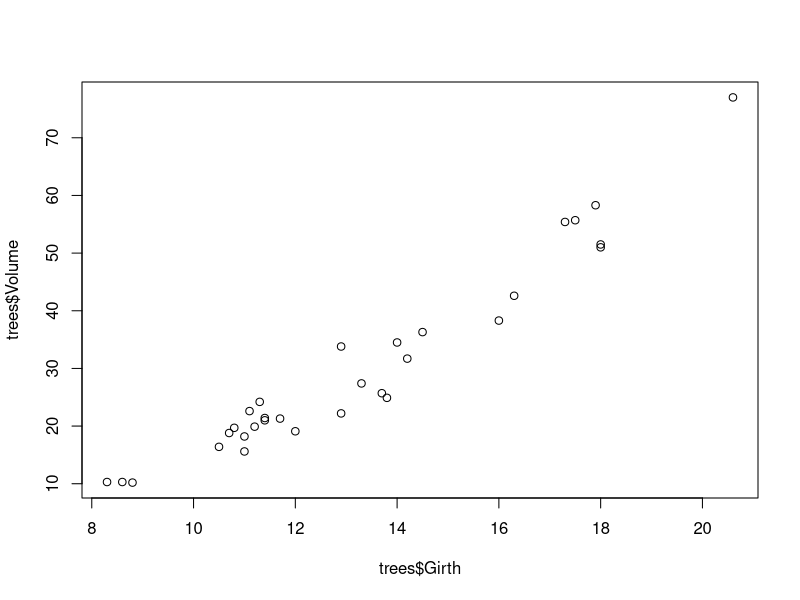
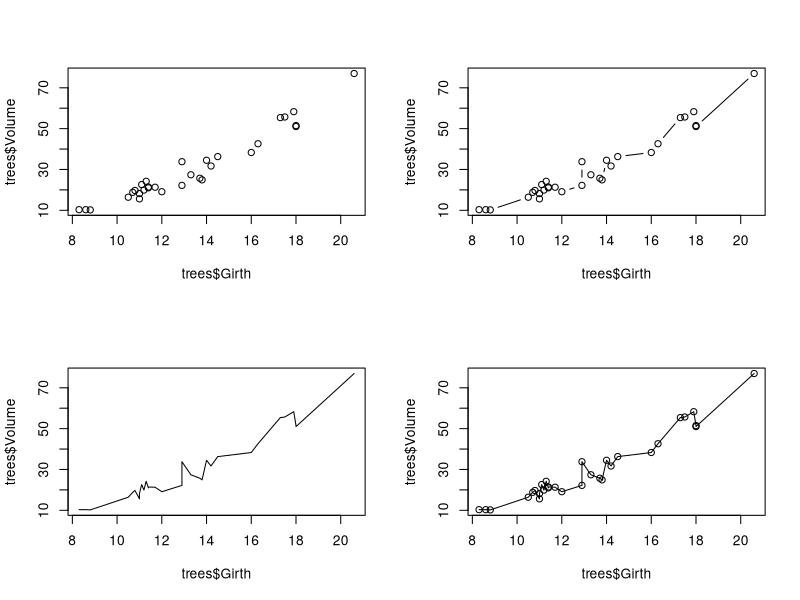
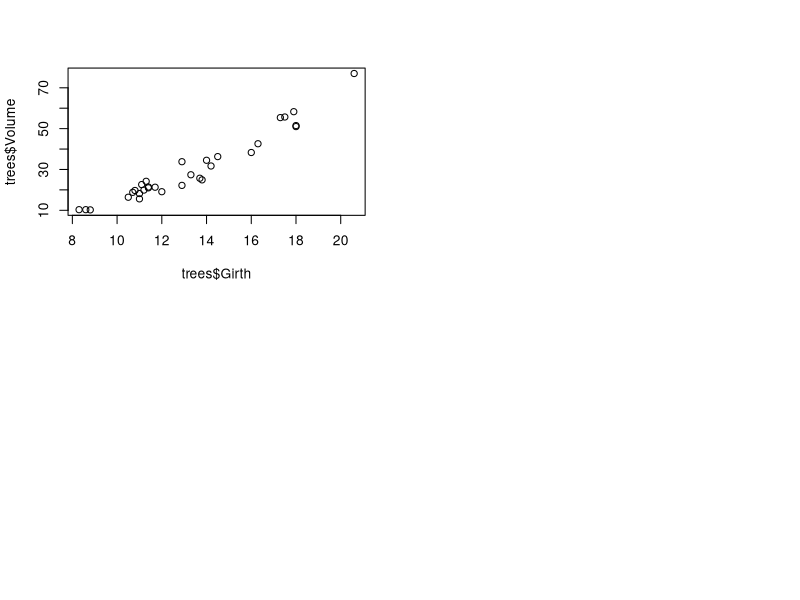
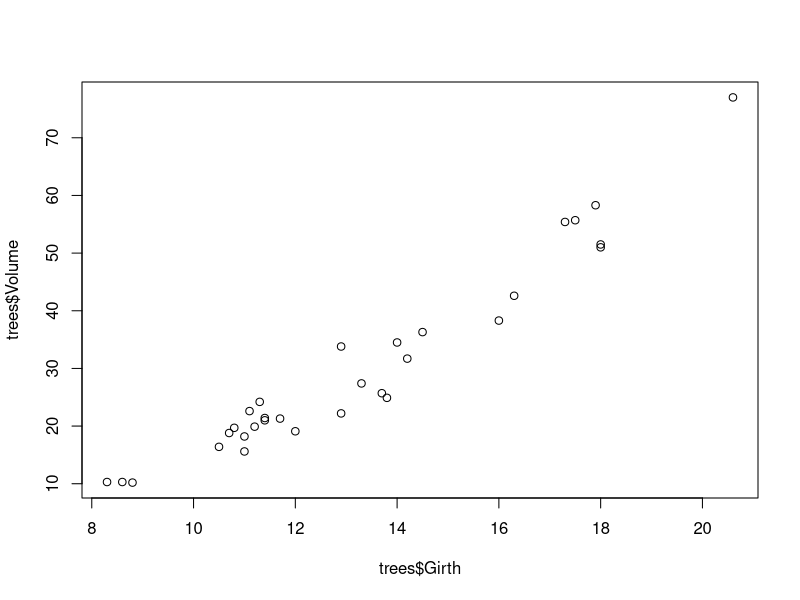
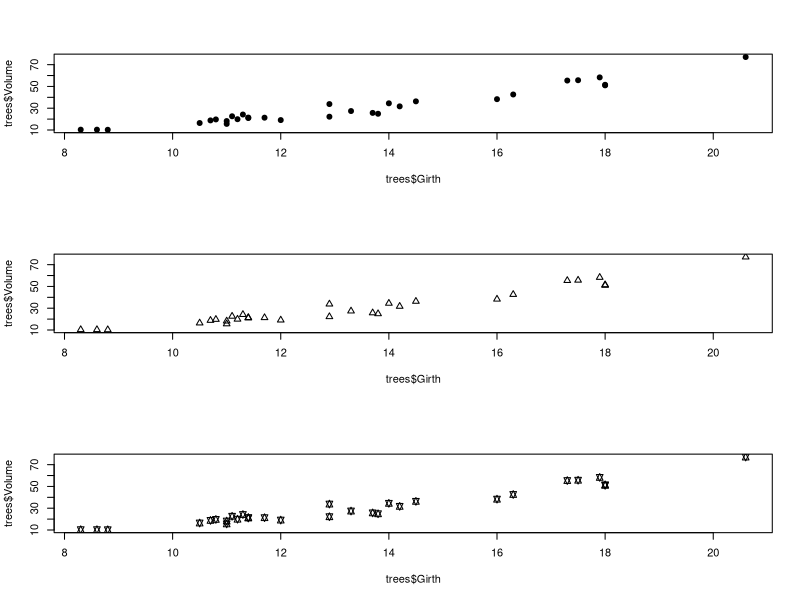
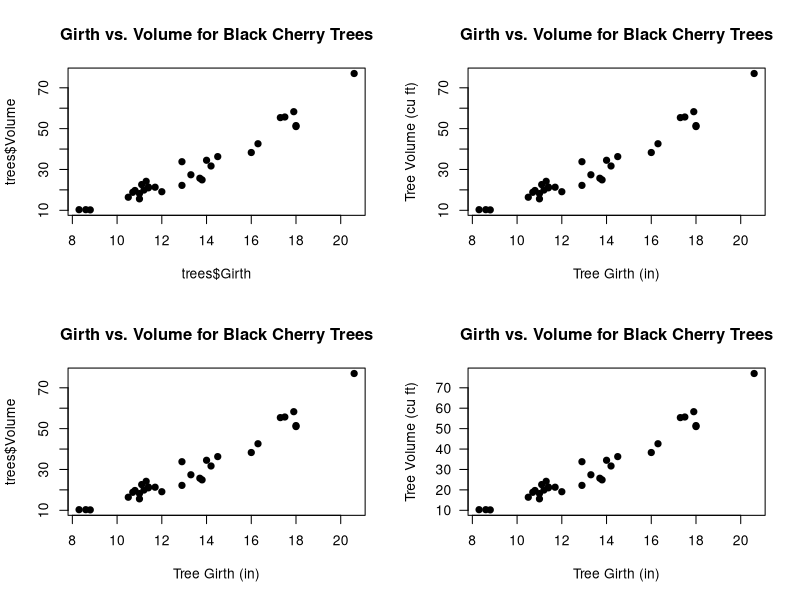
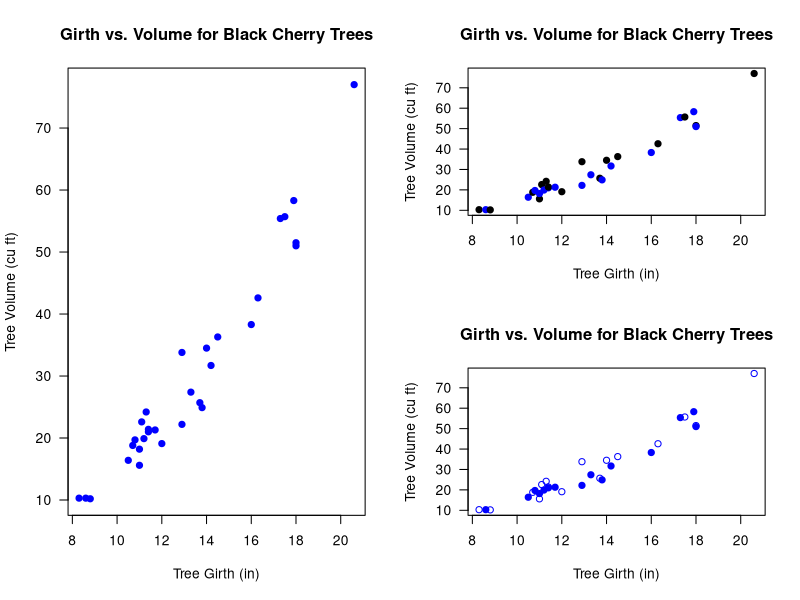
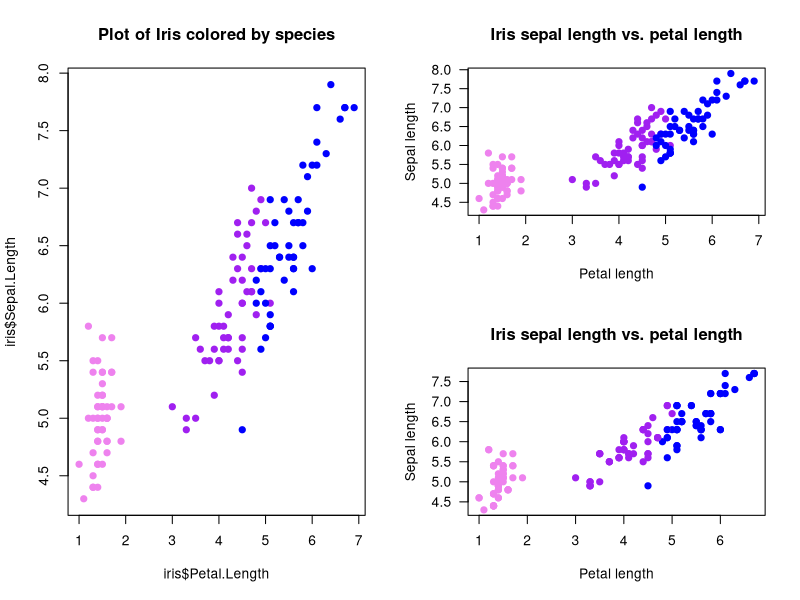

The R script that drew these images, in order:

##################################################
####                                          ####  
####  R Bootcamp #1, Module 3                 ####
####                                          #### 
####   University of Nevada, Reno             ####
####                                          #### 
##################################################

## NOTE: this module borrows heavily from an R short-course developed by a team at Colorado State University. 
   # Thanks to Perry Williams for allowing us to use these materials!!
   # Thanks to John Tipton at CSU for developing much of this module (plotting in R)!

############################################
####  Data visualization and statistics ####
############################################


?trees      # description of built in dataset

dim(trees)   # Show the dimension of the trees dataframe                                              

str(trees)   # Show the structure of the trees dataframe

head(trees)   # Show the first few observations of the trees dataframe


# Access the columns 
trees$Girth     
trees$Volume


plot(x=trees$Girth, y=trees$Volume)    # use R's built-in "trees" dataset: ?trees


?par

par()   # view the default graphical parameters (can be kind of overwhelming!)


# Use "layout" to define a 2 row x 2 column matrix with elements 1, 2, 3, and 4.
# This divides the image into four sections and then fills these with the plot function
layout(matrix(1:4, nrow=2, ncol=2))

  # par(mfrow=c(2,2))  # (alternative way to do this)

plot(x=trees$Girth, y=trees$Volume)             # points
plot(x=trees$Girth, y=trees$Volume, type="l")   # lines
plot(x=trees$Girth, y=trees$Volume, type="b")   # both
plot(x=trees$Girth, y=trees$Volume, type="o")   # both with conected lines


plot(x=trees$Girth, y=trees$Volume)             ## The plot is still in 4 parts

graphics.off()                                  ## now the plot is reset!

# layout(1)   # (alternative way to reset back to a single plot)

plot(x=trees$Girth, y=trees$Volume)             ## The plot is still in 4 parts



# Use layout to define a 3 row x 1 column matrix with elements 1, 2, and 3.
# This divides the image into three sections and then fills these with the plot function
layout(matrix(1:3, nrow=3, ncol=1))

# pch: 'plotting character' changes the type of point that is used (default is an open circle)!
plot(x=trees$Girth, y=trees$Volume, pch=19)     # filled point
plot(x=trees$Girth, y=trees$Volume, pch=2)      # open triangle
plot(x=trees$Girth, y=trees$Volume, pch=11)     # star


layout(matrix(1:4, 2, 2))
# main: adds a title
plot(x=trees$Girth, y=trees$Volume, pch=19, 
     main="Girth vs. Volume for Black Cherry Trees")

# xlab: adds an x axis label
plot(x=trees$Girth, y=trees$Volume, pch=19, 
     main="Girth vs. Volume for Black Cherry Trees", 
     xlab="Tree Girth (in)")

# ylab: adds a y axis label
plot(x=trees$Girth, y=trees$Volume, pch=19, 
     main="Girth vs. Volume for Black Cherry Trees", 
     xlab="Tree Girth (in)", ylab="Tree Volume (cu ft)")

# las: rotates axis labels; las=1 makes them all parallel to reading direction
plot(x=trees$Girth, y=trees$Volume, pch=19, 
     main="Girth vs. Volume for Black Cherry Trees", 
     xlab="Tree Girth (in)", ylab="Tree Volume (cu ft)", 
     las=1)


# Use layout to define a 2 row x 2 column matrix with elements 1, 1, 2, and 3.
# This divides the image into four sections but fills the first two sections
# with the first plot and then fills these next two sections with the final two plots
layout(matrix(c(1, 1, 2, 3), nrow=2, ncol=2))

# col: select a color for the plotting characters
plot(x=trees$Girth, y=trees$Volume, pch=19, 
     main="Girth vs. Volume for Black Cherry Trees",
     xlab="Tree Girth (in)", ylab="Tree Volume (cu ft)",
     las=1, col="blue")

# We can use the c() function to make a vector and have several colors, plotting characters, etc. per plot.
# We start with alternating colors for each point
plot(x=trees$Girth, y=trees$Volume, pch=19, 
     main="Girth vs. Volume for Black Cherry Trees",
     xlab="Tree Girth (in)", ylab="Tree Volume (cu ft)", 
     las=1, col=c("black", "blue"))

# And we can also alternate the plotting symbol at each point.
plot(x=trees$Girth, y=trees$Volume, pch=c(1,19), 
     main="Girth vs. Volume for Black Cherry Trees", 
     xlab="Tree Girth (in)", ylab="Tree Volume (cu ft)", 
     las=1, col="blue")


?iris
head(iris)     # display first few rows of data
dim(iris)      # dimensionality of the data
str(iris)      # details of the data structure


plot.colors <- c("violet", "purple", "blue")   # define the colors for representing species ID


color.vector <- rep(x=plot.colors, each=50)
color.vector
## color vector is now a list of our colors, each repeated 50 times

plot(x=iris$Petal.Length, y=iris$Sepal.Length, pch=19, col=color.vector, 
     main="Plot of Iris colored by species")


names(plot.colors) <- levels(iris$Species)   # the "levels()" function returns all unique labels for any "factor" variable    
plot.colors


# generate a vector of colors for our plot (one color for each observation)

indices <- match(iris$Species,names(plot.colors))   # the "match()" function goes through each element of the first vector and finds the matching index in the second vector         
color.vector2 <- plot.colors[indices]



plot(x=iris$Petal.Length, y=iris$Sepal.Length, pch=19, col=color.vector2, 
     main="Iris sepal length vs. petal length", xlab="Petal length", 
     ylab="Sepal length", las=1)


# make a new version of the iris data frame that is neither in order nor has the same number of observations for each species (to illustrate generality of the new method)

iris2 <- iris[sample(1:nrow(iris),replace = T),]   # use the "sample()" function to create a randomized ("bootstrapped") version of the iris data frame

# now repeat the above steps:

indices <- match(iris2$Species,names(plot.colors))   # the "match()" function returns the indices of the first vector that match the second vector   
color.vector2 <- plot.colors[indices]
plot(x=iris2$Petal.Length, y=iris2$Sepal.Length, pch=19, col=color.vector2, 
     main="Iris sepal length vs. petal length", xlab="Petal length", 
     ylab="Sepal length", las=1)


## The old method is NOT general:

color.vector <- rep(x=plot.colors, each=50)
plot(x=iris2$Petal.Length, y=iris2$Sepal.Length, pch=19, col=color.vector, 
     main="Plot of Iris colored by species (not!)")


# ?legend

layout(matrix(1:3, nrow=1, ncol=3))

# Plot
plot(x=iris$Petal.Length, y=iris$Sepal.Length, pch=19, col=color.vector, 
     main="Iris sepal length vs. petal length", xlab="Petal length", 
     ylab="Sepal length", las=1)

# First legend
legend("topleft", pch=19, col=plot.colors, legend=unique(iris$Species))

# Second plot
plot(x=iris$Petal.Length, y=iris$Sepal.Length, pch=19, col=color.vector,
     main="Iris sepal length vs. petal length", 
     xlab="Petal length", ylab="Sepal length", las=1)

# Second legend
# The bty="n" argument suppresses the border around the legend. (A personal preference)
legend("topleft", pch=19, col=plot.colors, 
       legend=c("I. setosa", "I. versicolor", "I. virginica"), bty="n")


# Plot Three
plot(x=iris$Petal.Length, y=iris$Sepal.Length, pch=19, col=color.vector, 
     main="Iris sepal length vs. petal length", 
     xlab="Petal length", ylab="Sepal length", las=1)

#Legend tree with Italics
legend("topleft", pch=19, col=plot.colors, 
       legend=c("I. setosa", "I. versicolor", "I. virginica"), 
       bty="n", text.font=3)


## Diplaying gradients (continuous data) using color and size

?mtcars

head(mtcars)


## Plot fuel economy by weight

plot(mpg~wt,  data=mtcars,pch=20,xlab="Vehicle weight (1000 lbs)",ylab="Fuel economy (mpg)")      # note the tilde, which can be read "as a function of" -- i.e., "mpg as a function of wt"   
 

## Plot fuel economy by weight and horsepower

hp_rescale <- with(mtcars,(hp-min(hp))/diff(range(hp)))    # scale from 0 to 1

plot(mpg~wt,  data=mtcars,pch=1,xlab="Vehicle weight (1000 lbs)",ylab="Fuel economy (mpg)",cex=(hp_rescale+0.6)*1.2)   # plot with different sized points

legend("topright",pch=c(1,1),pt.cex=c(0.6,0.6*1.2),legend=paste(range(mtcars$hp),"horsepower"),bty="n")


 

## Plot fuel economy by weight and horsepower again- this time by color

colramp <- terrain.colors(125)

colindex <- round(hp_rescale*99+1)

plot(mpg~wt,  data=mtcars,pch=20,cex=2,xlab="Vehicle weight (1000 lbs)",ylab="Fuel economy (mpg)",col=colramp[colindex])   # plot with different sized points

legend("topright",pch=c(20,20),pt.cex=c(2,2),col=c(colramp[1],colramp[100]),legend=paste(range(mtcars$hp),"horsepower"),bty="n")


 

## calculate the mean Sepal Length of for each species
bar.heights <- tapply(iris$Sepal.Length, iris$Species, mean)   #use "tapply()" function, which summarizes a numeric variable by levels of a categorical variable)

# The basic 'barplot()' function
barplot(bar.heights)


# Let's add some flair
barplot(bar.heights, names.arg=c("I. setosa", "I. versicolor", "I. virginica"), 
        las=1, col=adjustcolor(plot.colors, alpha.f=0.5),
        main="Sepal length for 3 Irises", ylab="Sepal length (cm)")


CI <- 2 * by(iris$Sepal.Length, iris$Species, sd)
lwr <- bar.heights - CI
upr <- bar.heights + CI

# I used the ylim= argument to pass a 2-element numeric vector specifying the y extent of the barplot (y axis lower and upper bounds). I added some extra room on the top to account for error bars.
# Importantly, assign the barplot to an object. I called it 'b' but you can call it whatever you like. (otherwise, it's hard to know what the "X" values of the error bars are!)

b <- barplot(bar.heights, 
             names.arg=c("I. setosa", "I. versicolor", "I. virginica"), 
             las=1, ylim=c(0,8), col=adjustcolor(plot.colors, alpha.f=0.5),
             main="Sepal length for 3 Irises", ylab="Sepal length (cm)")

# Specify where each arrow starts (x0= and y0=) and ends (x1= and y1=)
arrows(x0=b, x1=b, y0=lwr, y1=upr, code=3, angle=90, length=0.1)

# ?arrows


layout(matrix(1:2, 1, 2))

## y-axis is in counts by default (total observations in each "bin")
hist(iris$Sepal.Length, main="Histogram of Sepal Length",
     xlab = "Sepal Length")

## change y-axis to proportions of the entire dataset using freq=FALSE
hist(iris$Sepal.Length, freq=FALSE, main="Histogram of Sepal Length", 
     xlab = "Sepal Length")
## Add a density estimator

lines(density(iris$Sepal.Length))   # add a line to the histogram to approximate the probability density of the data distribution
curve(dnorm(x,mean(iris$Sepal.Length),sd(iris$Sepal.Length)),add=T,col="red",lty=3)   # add a normal distribution


pairs(iris)


?ToothGrowth
head(ToothGrowth)


prop <- c(0.18, 0.25, 0.13, 0.05)
asympLCL <- c(0.14, 0.20, 0.11, 0.035)
asympUCL <- c(0.24, 0.33, 0.18, 0.09)


set.seed(13)
n <- 20 # Number of experimental trials
a <- 12
b <- 1.5

rings <- round(runif(n)*50)  # number of bell rings
wings <- round(a + b*rings + rnorm(n, sd=5))       # number of angels who get their wings
offset <- rpois(n, lambda=10)           # measurement error
lwr <- wings - offset                 
upr <- wings + offset


####################
# STATISTICS!
####################

#####
#####  Load Data
#####

sculpin.df <- read.csv("sculpineggs.csv")

head(sculpin.df)


#####
#####  Summary Statistics
#####

mean(sculpin.df$NUMEGGS)      # compute sample mean
median(sculpin.df$NUMEGGS)    # compute sample median

min(sculpin.df$NUMEGGS)       # sample minimum
max(sculpin.df$NUMEGGS)       # sample maximum
range(sculpin.df$NUMEGGS)     # both min and max.

quantile(sculpin.df$NUMEGGS,0.5)            # compute sample median using quantile function
quantile(sculpin.df$NUMEGGS,c(0.25,0.75))   # compute sample quartiles

var(sculpin.df$NUMEGGS)           # sample variance
sd(sculpin.df$NUMEGGS)            # sample standard deviation
sd(sculpin.df$NUMEGGS)^2          # another way to compute variance
var(sculpin.df$NUMEGGS)^0.5       # another way to compute std. dev.

colMeans(sculpin.df)           # column mean of data frame
apply(sculpin.df,2,mean)       # column mean of data frame   # note the use of the "apply()" function. 
apply(sculpin.df,2,median)     # column median of data frame


########
# Or just use the "summary()" function!

summary(sculpin.df) # provides a set of summary statistics for all columns in a data frame. 



###########
# Deal with missing data

newdf <- read.table(file="data_missing.txt", sep="\t", header=T)  # load dataset with missing data

mean(newdf$Export)

mean(newdf$Export,na.rm = TRUE)


#####
#####  Plot data 
#####

hist(sculpin.df$NUMEGGS)

plot(x = sculpin.df$FEMWT,y = sculpin.df$NUMEGGS)


#####
#####  Linear Regression  
#####

m1 <- lm(NUMEGGS ~ FEMWT, data=sculpin.df)      # fit linear regression model

m1                                      # view estimates of intercept and slope 
summary(m1)                             # view summary of fit
summary(m1)$r.squared                   # extract R-squared
confint(m1)                             # confidence intervals for intercept and slope
AIC(m1)                                 # report AIC (Akaike's Information Criterion, used to perform model selection) 

plot(x = sculpin.df$FEMWT,y = sculpin.df$NUMEGGS)    # plot data
abline(m1)                                           # plot line of best fit

########
# Use the "predict()" function!

FEMWT.pred <- data.frame(FEMWT = 30)                   # create new data frame to predict number of eggs at FEMWT of 30
predict(m1,newdata=FEMWT.pred)                         # make prediction
predict(m1,newdata=FEMWT.pred,interval="confidence")   # make prediction and get confidence interval
predict(m1,newdata=FEMWT.pred,interval="prediction")   # make prediction and get prediction interval



##########
#  Explore the use of the "I()" syntax to interpret mathematical expressions literally (as is) within formulas. 

mod_noI <- lm(NUMEGGS ~ FEMWT^2, data=sculpin.df)                  # fit linear regression model. But the "^2" doesn't seem to do anything here? What happened?
summary(mod_noI)

mod_withI <- lm(NUMEGGS ~ I(FEMWT^2), data=sculpin.df)                  # fit linear regression model
summary(mod_withI)


##################################
####  Model selection example ####
##################################

## Try to work through these examples and make sure you understand them before moving on to the challenge exercises.

m1 <- lm(NUMEGGS ~ FEMWT, data=sculpin.df)                  # fit linear regression model
summary(m1)

m2 <- lm(NUMEGGS ~ 1, data=sculpin.df)                      # fit linear regression with intercept only (mean model)
summary(m2)

m3 <- lm(NUMEGGS ~ I(FEMWT^0.5), data=sculpin.df)           # fit linear regression with intercept and sqrt of FEMWT term
summary(m3)


plot(NUMEGGS ~ FEMWT,data=sculpin.df)                      # plot data
abline(m1,col="black")                                     # plot line of best fit
abline(m2,col="red")                                       # plot intercept only model

#########
#  Here's a flexible method for drawing any arbitrary non-linear relationship!
FEMWT.pred <- data.frame(FEMWT = seq(10,45,by=0.1))        # create new data frame to predict number of eggs from FEMWT of 10 to 45 by increments of 0.1
NUMEGGS.pred <- predict(m3,newdata=FEMWT.pred)             # make prediction using "predict()" function
lines(FEMWT.pred$FEMWT,NUMEGGS.pred,col="green")  # plot sqrt model (note the use of the "lines()" function to draw a line!)

########
# Perform model selection!


#Compare models using AIC
AIC(m1)
AIC(m2)
AIC(m3)

#Compare models using R-squared
summary(m1)$r.squared 
summary(m2)$r.squared 
summary(m3)$r.squared 

#########
#  And finally, here's how you can draw a confidence interval or prediction interval around a regression relationship!

plot(NUMEGGS ~ FEMWT,data=sculpin.df)                      # plot data
NUMEGGS.confint <- predict(m3,newdata=FEMWT.pred,interval="prediction")             # use "predict()" function to compute the prediction interval!
points(FEMWT.pred$FEMWT,NUMEGGS.confint[,"fit"],col="green",typ="l",lwd=2)  # plot fitted sqrt model
points(FEMWT.pred$FEMWT,NUMEGGS.confint[,"lwr"],col="green",typ="l",lty=2)  # plot fitted sqrt model
points(FEMWT.pred$FEMWT,NUMEGGS.confint[,"upr"],col="green",typ="l",lty=2)  # plot fitted sqrt model
